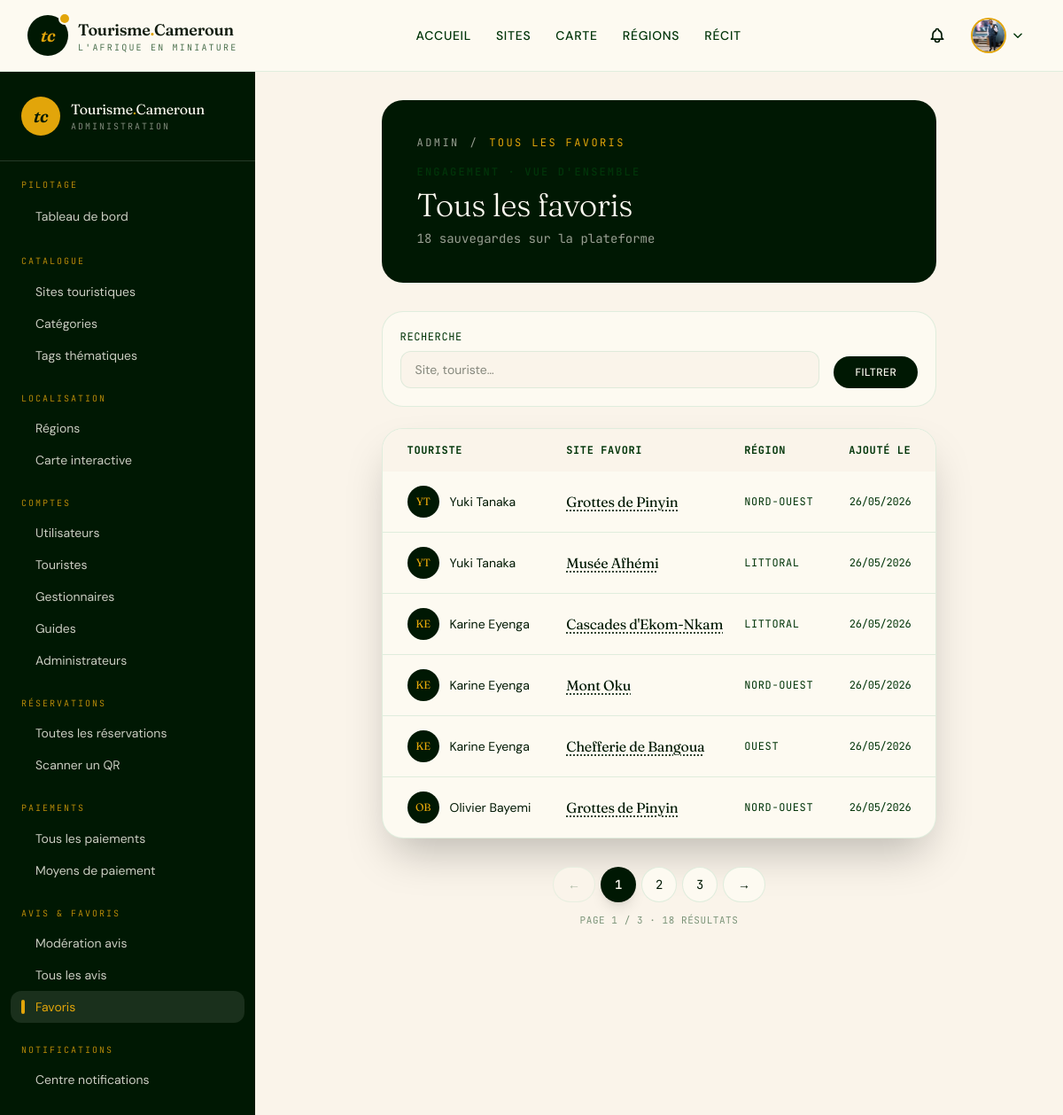
Page /avis/admin/tous-les-favoris/ (signed in, upper part) on the earlier database version.
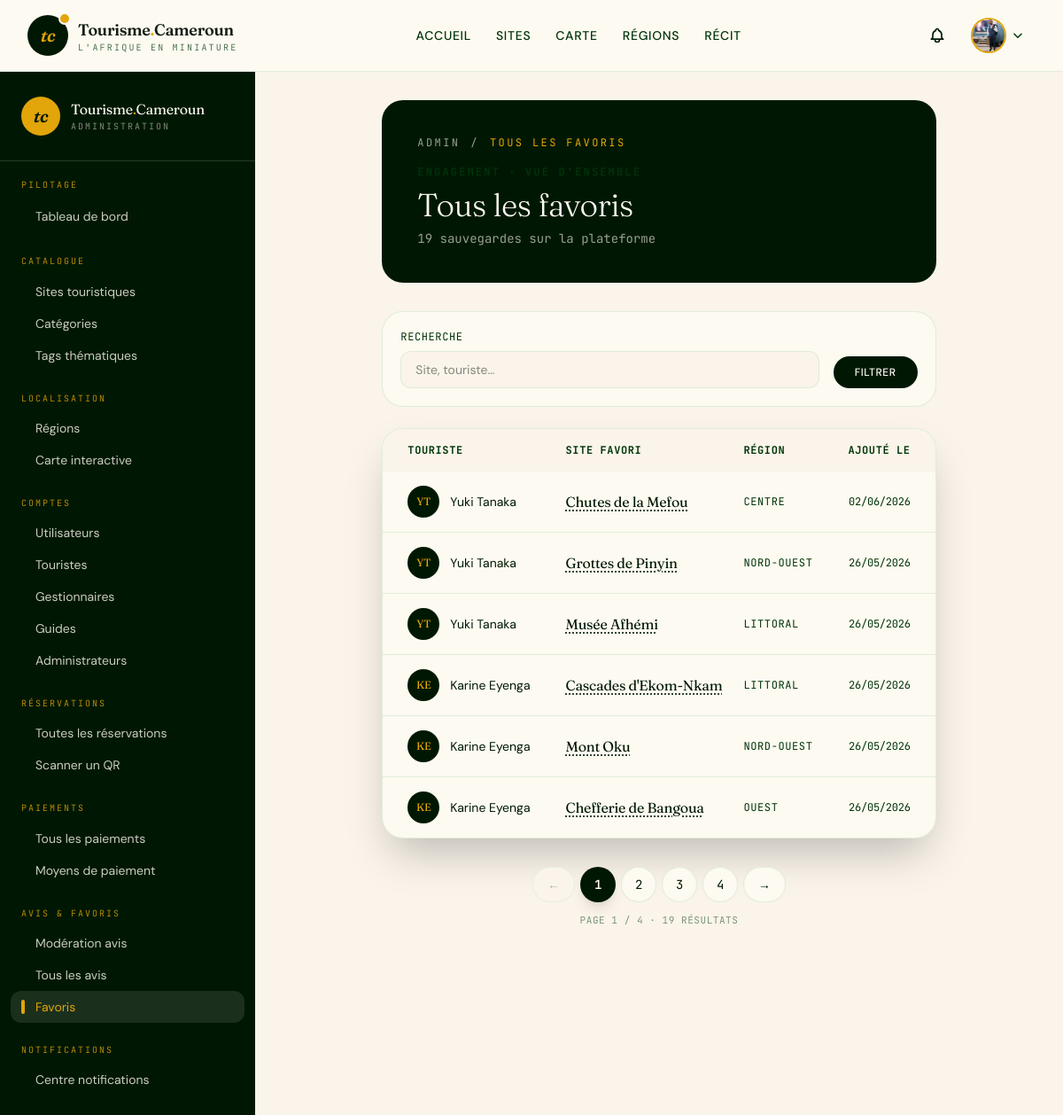
Same page on the later database version.
### reviews/models.py (models this page shows, shortened)
class Favori(TimestampedModel):
    touriste = models.ForeignKey(
        Touriste,
        on_delete=models.CASCADE,
        related_name='favoris',
        verbose_name="Touriste"
    )
    site = models.ForeignKey(
        SiteTouristique,
        on_delete=models.CASCADE,
        related_name='ajoute_aux_favoris_par',
        verbose_name="Site"
    )
    note_personnelle = models.TextField(
        blank=True,
        verbose_name="Note personnelle",
        help_text="Note privée du touriste (non visible publiquement)"
    )
    class Meta:
        verbose_name = "Favori"
        verbose_name_plural = "Favoris"
        ordering = ['-created_at']
        unique_together = [('touriste', 'site')]  # PK composite
        indexes = [
            models.Index(fields=['touriste', '-created_at']),
        ]

### compte/models.py (models this page shows, shortened)
class Touriste(TimestampedModel):
    class TypeTouriste(models.TextChoices):
        LOCAL = 'local', 'Touriste local'
        ETRANGER = 'etranger', 'Touriste étranger'
    user = models.OneToOneField(
        User,
        on_delete=models.CASCADE,
        related_name='profil_touriste',
        verbose_name="Compte utilisateur"
    )
    nationalite = models.CharField(
        max_length=50,
        default='Camerounaise',
        verbose_name="Nationalité"
    )
    cni_passeport = models.CharField(
        max_length=30,
        blank=True,
        verbose_name="N° CNI ou passeport",
        help_text="Pour vérification à l'entrée des sites"
    )
    type = models.CharField(
        max_length=20,
        choices=TypeTouriste.choices,
        default=TypeTouriste.LOCAL,
        verbose_name="Type"
    )
    langue_pref = models.CharField(
        max_length=10,
        choices=[('fr', 'Français'), ('en', 'English')],
        default='fr',
        verbose_name="Langue préférée"
    )
    date_naissance = models.DateField(
        null=True,
        blank=True,
        verbose_name="Date de naissance"
    )
    points_fidelite = models.PositiveIntegerField(
        default=0,
        verbose_name="Points de fidélité"
    )
    class Meta:
        verbose_name = "Touriste"
        verbose_name_plural = "Touristes"

class User(AbstractUser):
    class UserType(models.TextChoices):
        TOURISTE = 'touriste', 'Touriste'
        GESTIONNAIRE = 'gestionnaire', 'Gestionnaire de site'
        GUIDE = 'guide', 'Guide touristique'
        ADMIN = 'admin', 'Administrateur'
    id = models.UUIDField(
        primary_key=True,
        default=uuid.uuid4,
        editable=False
    )
    username = None
    email = models.EmailField(
        unique=True,
        verbose_name="Adresse email"
    )
    telephone = models.CharField(
        max_length=20,
        blank=True,
        verbose_name="Téléphone",
        help_text="Format international : +237 6XX XXX XXX"
    )
    photo_profil = models.ImageField(
        upload_to='profiles/%Y/%m/',
        blank=True,
        null=True,
        verbose_name="Photo de profil"
    )
    type_user = models.CharField(
        max_length=20,
        choices=UserType.choices,
        default=UserType.TOURISTE,
        verbose_name="Type d'utilisateur"
    )
    date_inscription = models.DateTimeField(
        auto_now_add=True,
        verbose_name="Date d'inscription"
    )
    USERNAME_FIELD = 'email'
    REQUIRED_FIELDS = []  # Champs requis lors du createsuperuser, en plus de l'email
    objects = UserManager()
    class Meta:
        verbose_name = "Utilisateur"
        verbose_name_plural = "Utilisateurs"
        ordering = ['-date_inscription']
        indexes = [
            models.Index(fields=['email']),
            models.Index(fields=['type_user']),
        ]
    @property
    def nom_complet(self):
        return f"{self.first_name} {self.last_name}".strip()

### catalogue/models.py (models this page shows, shortened)
class SiteTouristique(TimestampedModel):
    class TypeSite(models.TextChoices):
        PUBLIC = 'public', 'Public'
        PRIVE = 'prive', 'Privé'
        MIXTE = 'mixte', 'Mixte'
    id = models.UUIDField(
        primary_key=True,
        default=uuid.uuid4,
        editable=False
    )
    nom = models.CharField(
        max_length=150,
        verbose_name="Nom du site"
    )
    slug = models.SlugField(
        max_length=200,
        unique=True,
        verbose_name="Slug URL",
        help_text="Ex: plages-de-kribi (généré automatiquement)"
    )
    description = models.TextField(
        verbose_name="Description complète"
    )
    description_courte = models.CharField(
        max_length=250,
        blank=True,
        verbose_name="Description courte",
        help_text="Affichée dans les listings (max 250 caractères)"
    )
    categorie = models.ForeignKey(
        Categorie,
        on_delete=models.PROTECT,
        related_name='sites',
        verbose_name="Catégorie"
    )
    localisation = models.OneToOneField(
        Localisation,
        on_delete=models.PROTECT,
        related_name='site',
        verbose_name="Localisation"
    )
    gestionnaire = models.ForeignKey(
        Gestionnaire,
        on_delete=models.CASCADE,
        related_name='sites',
        verbose_name="Gestionnaire"
    )
    tags = models.ManyToManyField(
        Tag,
        through='SiteTag',
        related_name='sites',
        blank=True,
        verbose_name="Tags"
    )
    type = models.CharField(
        max_length=20,
        choices=TypeSite.choices,
        default=TypeSite.PUBLIC,
        verbose_name="Type"
    )
    tarif_adulte = models.DecimalField(
        max_digits=10,
        decimal_places=2,
        verbose_name="Tarif adulte (FCFA)"
    )
    tarif_enfant = models.DecimalField(
        max_digits=10,
        decimal_places=2,
        verbose_name="Tarif enfant (FCFA)",
        help_text="Tarif pour les moins de 12 ans"
    )
    horaires_ouverture = models.JSONField(
        default=dict,
        blank=True,
        verbose_name="Horaires d'ouverture",
        help_text='Format: {"lundi": "08:00-17:00", "mardi": "08:00-17:00"}'
    )
    capacite_max = models.PositiveIntegerField(
        default=100,
        verbose_name="Capacité maximum",
        help_text="Nombre maximum de visiteurs par jour"
    )
    duree_visite_moyenne = models.PositiveIntegerField(
        default=120,
        verbose_name="Durée moyenne de visite (minutes)"
    )
    accessibilite_pmr = models.BooleanField(
        default=False,
        verbose_name="Accessible aux PMR"
    )
    est_publie = models.BooleanField(
        default=False,
        verbose_name="Publié",
        help_text="Un site doit être validé avant d'être publié"
    )
    note_moyenne = models.FloatField(
        default=0.0,
        validators=[MinValueValidator(0.0), MaxValueValidator(5.0)],
        verbose_name="Note moyenne (sur 5)"
    )
    nombre_avis = models.PositiveIntegerField(
        default=0,
        verbose_name="Nombre d'avis"
    )
    nombre_vues = models.PositiveIntegerField(
        default=0,
        verbose_name="Nombre de vues"
    )
    class Meta:
        verbose_name = "Site touristique"
        verbose_name_plural = "Sites touristiques"
        ordering = ['-created_at']
        indexes = [
            models.Index(fields=['est_publie', '-note_moyenne']),
            models.Index(fields=['categorie', 'est_publie']),
            models.Index(fields=['slug']),
        ]

### localisation/models.py (models this page shows, shortened)
class Localisation(TimestampedModel):
    region = models.ForeignKey(
        Region,
        on_delete=models.PROTECT,
        related_name='Localisations',
        verbose_name="Région"
    )
    ville = models.CharField(
        max_length=80,
        verbose_name="Ville",
        help_text="Ex: Kribi, Yaoundé, Douala, Limbé"
    )
    quartier = models.CharField(
        max_length=80,
        blank=True,
        verbose_name="Quartier",
        help_text="Ex: Bastos, Bonanjo, Akwa"
    )
    adresse = models.TextField(
        blank=True,
        verbose_name="Adresse détaillée"
    )
    latitude = models.DecimalField(
        max_digits=9,
        decimal_places=6,
        validators=[
            MinValueValidator(-90.0),
            MaxValueValidator(90.0)
        ],
        verbose_name="Latitude",
        help_text="Coordonnée GPS (format décimal, ex: 3.848)"
    )
    longitude = models.DecimalField(
        max_digits=9,
        decimal_places=6,
        validators=[
            MinValueValidator(-180.0),
            MaxValueValidator(180.0)
        ],
        verbose_name="Longitude",
        help_text="Coordonnée GPS (format décimal, ex: 11.502)"
    )
    point_repere = models.CharField(
        max_length=200,
        blank=True,
        verbose_name="Point de repère",
        help_text="Ex: 'À 200m de l'hôtel Mont Fébé'"
    )
    class Meta:
        verbose_name = "Localisation"
        verbose_name_plural = "Localisations"
        ordering = ['region__nom', 'ville']
        indexes = [
            models.Index(fields=['latitude', 'longitude']),
            models.Index(fields=['region', 'ville']),
        ]

class Region(TimestampedModel):
    class CodeRegion(models.TextChoices):
        ADAMAOUA = 'AD', 'Adamaoua'
        CENTRE = 'CE', 'Centre'
        EST = 'ES', 'Est'
        EXTREME_NORD = 'EN', 'Extrême-Nord'
        LITTORAL = 'LT', 'Littoral'
        NORD = 'NO', 'Nord'
        NORD_OUEST = 'NW', 'Nord-Ouest'
        OUEST = 'OU', 'Ouest'
        SUD = 'SU', 'Sud'
        SUD_OUEST = 'SW', 'Sud-Ouest'
    nom = models.CharField(
        max_length=50,
        unique=True,
        verbose_name="Nom de la région"
    )
    code = models.CharField(
        max_length=5,
        choices=CodeRegion.choices,
        unique=True,
        verbose_name="Code région",
        help_text="Code ISO à 2 lettres"
    )
    chef_lieu = models.CharField(
        max_length=80,
        verbose_name="Chef-lieu",
        help_text="Capitale administrative de la région"
    )
    description = models.TextField(
        blank=True,
        verbose_name="Description touristique",
        help_text="Présentation des attraits touristiques de la région"
    )
    image = models.ImageField(
        upload_to='regions/',
        blank=True,
        null=True,
        verbose_name="Image représentative"
    )
    class Meta:
        verbose_name = "Région"
        verbose_name_plural = "Régions"
        ordering = ['nom']

### reviews/views.py (the view)
# urls.py: path('admin/tous-les-favoris/',  views.admin_liste_tous_favoris,  name='admin_liste_tous_favoris'),
@login_required
@user_passes_test(est_admin, login_url='compte:connexion')
def admin_liste_tous_favoris(request):
    q = request.GET.get('q', '').strip()
    qs = (Favori.objects
        .select_related('touriste__user', 'site')
        .order_by('-created_at')
    )
    if q:
        qs = qs.filter(
            Q(site__nom__icontains=q)
            | Q(touriste__user__email__icontains=q)
        )
    total = qs.count()
    page_obj = Paginator(qs, 6).get_page(request.GET.get('page'))
    return render(request, 'review/favori/admin_liste.html', {
        'favoris': page_obj,
        'page_obj': page_obj,
        'q': q,
        'total': total,
        'page_title': "Tous les favoris",
    })

### core/context_processors.py (called while the page is built)
def paiement_settings(request):
    return {
        'PAIEMENT_MODE_MOCK': getattr(settings, 'PAIEMENT_MODE_MOCK', False),
    }

def notifications_context(request):
    if not getattr(request, 'user', None) or not request.user.is_authenticated:
        return {'nb_notif_non_lues': 0, 'notif_recentes': []}
    try:
        from notifications.models import Notification
        qs = (Notification.objects
            .filter(destinataire=request.user)
            .exclude(statut=Notification.Statut.LUE)
            .order_by('-created_at')
        )
        return {
            'nb_notif_non_lues': qs.count(),
            'notif_recentes': list(qs[:5]),
        }
    except Exception:  # noqa: BLE001
        return {'nb_notif_non_lues': 0, 'notif_recentes': []}

### core/templatetags/string_filters.py (called while the page is built)
@register.filter(name='split')
def split(value, separator=','):
    if value is None:
        return []
    return str(value).split(separator)

### reviews/views.py (called while the page is built)
def est_admin(user):
    return user.is_authenticated and getattr(user, 'type_user', None) == 'admin'

### templates/review/favori/admin_liste.html (shortened to what this page needs)
{% extends "base.html" %}
{% block content %}
<div class="max-w-[1400px] mx-auto px-4 sm:px-6 lg:px-8 py-8">
  <header class="bg-foret-900 text-base-100 rounded-3xl p-7 lg:p-10 relative overflow-hidden mb-8">
    <nav class="relative flex items-center gap-3 text-xs font-mono uppercase tracking-[0.2em] text-base-100/60 mb-4">
      <a href="{% url 'compte:dashbord_admin' %}" class="hover:text-accent transition">Admin</a>
      <span>/</span>
      <span class="text-accent">Tous les favoris</span>
    </nav>
    <p class="relative eyebrow text-accent mb-2">Engagement · Vue d'ensemble</p>
    <h1 class="relative font-display text-3xl lg:text-4xl font-light">Tous les favoris</h1>
    <p class="relative text-sm text-base-100/60 mt-2 font-mono">{{ total }} sauvegarde{{ total|pluralize }} sur la plateforme</p>
  </header>
  <form method="get" class="bg-base-100 border border-foret-100/60 rounded-3xl p-5 mb-6 flex flex-wrap gap-4 items-end">
    <div class="flex-1 min-w-[200px]">
      <label class="block text-xs font-mono uppercase tracking-wider text-foret-700 mb-2">Recherche</label>
      <input type="text" name="q" value="{{ q }}" placeholder="Site, touriste…"
             class="w-full bg-sable-50 border border-foret-100/60 focus:border-foret-700 rounded-xl px-4 py-2.5 text-sm focus:outline-none">
    </div>
    <button type="submit" class="bg-foret-900 text-base-100 rounded-full px-6 py-2.5 text-xs font-medium uppercase tracking-wider hover:bg-foret-700 transition">Filtrer</button>
  </form>
  {% if favoris %}
  <div class="bg-base-100 border border-foret-100/60 rounded-3xl shadow-2xl overflow-hidden">
    <div class="overflow-x-auto">
      <table class="w-full text-sm">
        <thead class="bg-sable-50 text-xs font-mono uppercase tracking-wider text-foret-700">
          <tr>
            <th class="px-7 py-4 text-left">Touriste</th>
            <th class="px-3 py-4 text-left">Site favori</th>
            <th class="px-3 py-4 text-left">Région</th>
            <th class="px-7 py-4 text-right">Ajouté le</th>
          </tr>
        </thead>
        <tbody class="divide-y divide-foret-100/60">
          {% for f in favoris %}
          <tr class="hover:bg-sable-50/60 transition">
            <td class="px-7 py-4">
              <div class="flex items-center gap-3">
                <div class="w-9 h-9 rounded-full bg-foret-900 text-accent grid place-items-center font-display text-xs">
                  {{ f.touriste.user.first_name|first|upper }}{{ f.touriste.user.last_name|first|upper }}
                </div>
                <p class="text-foret-900">{{ f.touriste.user.nom_complet|default:f.touriste.user.email }}</p>
              </div>
            </td>
            <td class="px-3 py-4">
              <a href="{% url 'catalogue:detail_site' slug=f.site.slug %}" class="font-display text-base text-foret-900 hover:text-accent underline decoration-dotted underline-offset-4">{{ f.site.nom }}</a>
            </td>
            <td class="px-3 py-4 text-xs font-mono uppercase tracking-wider text-foret-700">{{ f.site.localisation.region.nom|default:"—" }}</td>
            <td class="px-7 py-4 text-right font-mono-num text-xs text-foret-700">{{ f.created_at|date:"d/m/Y" }}</td>
          </tr>
          {% endfor %}
        </tbody>
      </table>
    </div>
  </div>
  {% include "partials/_pagination.html" %}
  {% endif %}
</div>
{% endblock %}

Differences in the rows shown:
no longer on this page (row unchanged): Favori: touriste.user.first_name|first "O", touriste.user.last_name|first "B", touriste.user.nom_complet "Olivier Bayemi", site.nom "Grottes de Pinyin", site.localisation.region.nom "NORD-OUEST", created_at "26/05/2026"
added Favori: touriste.user.first_name|first "Y", touriste.user.last_name|first "T", touriste.user.nom_complet "Yuki Tanaka", site.nom "Chutes de la Mefou", site.localisation.region.nom "CENTRE", created_at "02/06/2026"
Other differences:
{{ total }}: "18" → "19"
{{ page_obj.paginator.num_pages }}: "3" → "4"
{{ page_obj.paginator.count }}: "18" → "19"
new list line: "4"
